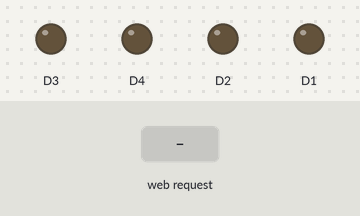
Recording of a sketch running on a simulated ESP8266 (NodeMCU). Parts: output pins drawn as LEDs (lit = HIGH). Inputs (shaded band) come from the test bench. WiFi joins after 1.5 s; servers stay silent unless stated; what the sketch prints to the serial monitor is not drawn.

Above: at 2.7 s.
2.8 s: HTTP request GET /Relay1ON received
At 3.6 s:
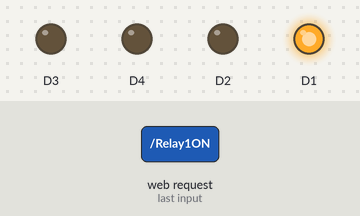
4.3 s: HTTP request GET /RELAY4SUCCESS received
At 4.8 s:
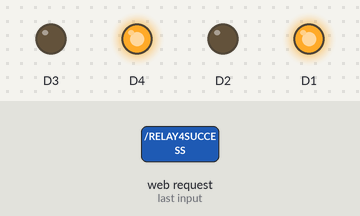
5.8 s: HTTP request GET /Relay2ON received
At 8.3 s:
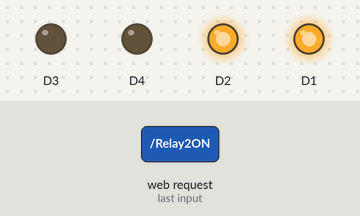
8.8 s: HTTP request GET /Relay1OFF received
At 9.4 s:
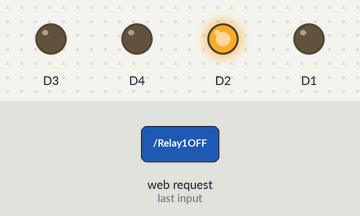
10.3 s: HTTP request GET /Relay3ON received
At 11.5 s:
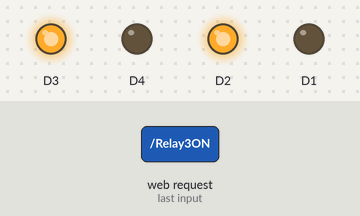
11.8 s: HTTP request GET /Relay2OFF received
At 12.9 s:
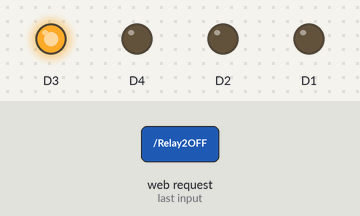
Timing chart, 0 to 14.3 s (numbered marks = the images above; inputs shaded):
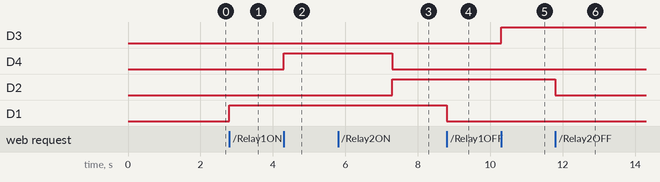

Measured:
- after the input at 2.8 s, D1: LOW → HIGH at once
- after the input at 4.3 s, D4: LOW → HIGH at once
- after the input at 5.8 s, D2: LOW → HIGH after 1.5 s
- after the input at 8.8 s, D1: HIGH → LOW at once
- after the input at 10.3 s, D3: LOW → HIGH at once
- after the input at 11.8 s, D2: HIGH → LOW at once

The sketch:

Lan.ino
```cpp
#include <ESP8266WiFi.h>
WiFiClient client;
WiFiServer server(80);

/* WIFI settings */
const char* ssid = "Priyam";   //WIFI SSID
const char* password = "87654321";    //WIFI PASSWORD

/* data received from application */
String  data ="";

unsigned int Device1 = 1;
unsigned int Device2 = 2;
unsigned int Device3 = 3;
unsigned int SmartLock = 4;


void setup()
{
  /* initialize pins as output */
  pinMode(D1, OUTPUT);
  pinMode(D2, OUTPUT);
  pinMode(D3, OUTPUT);
  pinMode(D4, OUTPUT);

  digitalWrite(D1,LOW);
  digitalWrite(D2,LOW);
  digitalWrite(D3,LOW);
  digitalWrite(D4,LOW);

  /* start server communication */
  Serial.begin(115200);
  connectWiFi();
  server.begin();
}

void loop()
{
    /* If the server available, run the "checkClient" function */
    client = server.available();
    if (!client) return;
    data = checkClient ();
Serial.print(data);
/************************ Run function according to incoming data from application *************************/


    if (data == "Relay1ON")
    {
      digitalWrite(D1,HIGH);
      }

    else if (data == "Relay1OFF")
    {
      digitalWrite(D1,LOW);
      }

    else if (data == "Relay2ON")
    {
      digitalWrite(D2,HIGH);
      }

    else if (data == "Relay2OFF")
    {
      digitalWrite(D2,LOW);
      }

    else if (data == "Relay3ON")
    {
      digitalWrite(D3,HIGH);
      }

    else if (data == "Relay3OFF")
    {
      digitalWrite(D3,LOW);
      }

    else if (data == "RELAY4SUCCESS")//checking for password
    {
      digitalWrite(D4,HIGH);
      delay(3000);
      digitalWrite(D4,LOW);
      }

}

void connectWiFi()
{
  Serial.println("Connecting to WIFI");
  WiFi.begin(ssid, password);
  while ((!(WiFi.status() == WL_CONNECTED)))
  {
    delay(300);
    Serial.print("..");
  }
  Serial.println("");
  Serial.println("WiFi connected");
  Serial.println("NodeMCU Local IP is : ");
  Serial.print((WiFi.localIP()));
}
/********************************** RECEIVE DATA FROM the APP ******************************************/
String checkClient (void)
{
  while(!client.available()) delay(1);
  String request = client.readStringUntil('\r');
  request.remove(0, 5);
  request.remove(request.length()-9,9);
  return request;
}
```
